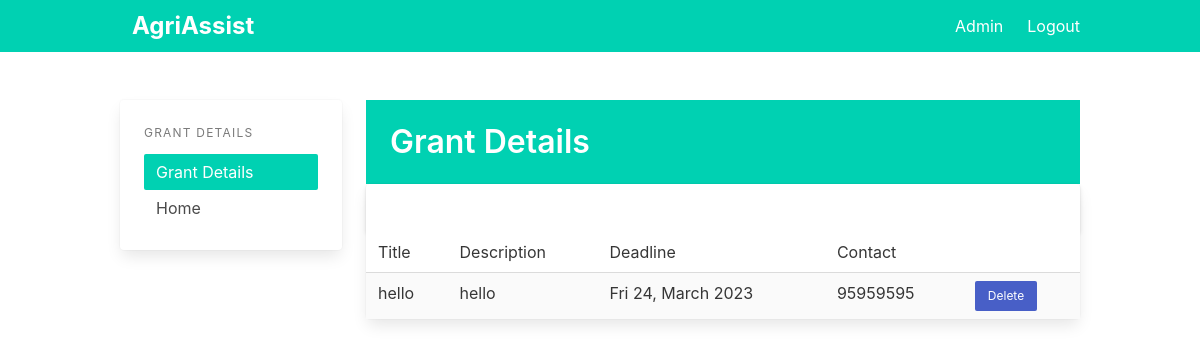
Page /grant/1 (signed in) on the earlier database version.
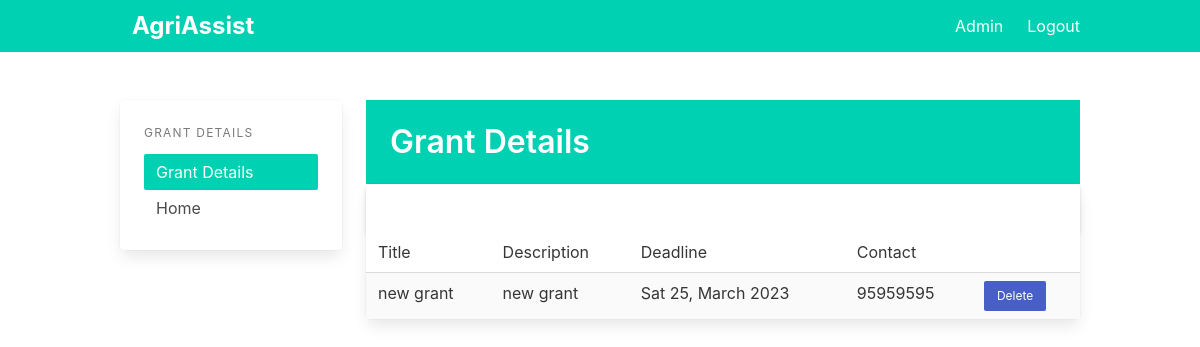
Same page on the later database version.
### app/models.py (models this page shows)
class Grant(db.Model):
    id = db.Column(db.Integer, primary_key=True)
    title = db.Column(db.String(100))
    description = db.Column(db.String)
    amount = db.Column(db.String)
    application_deadline = db.Column(db.Date)
    contact = db.Column(db.String)

### app/pages.py (the view)
@page.route('/grant/<id>', methods=['GET'])
@login_required
def view_grant(id):
    grant = Grant.query.filter_by(id=id).first_or_404()
    return render_template('view_grant.html', grant=grant)

### app/__init__.py (called while the page is built)
def create_app():
    app = Flask(__name__)
    app.config.from_pyfile('settings.py')
    app.config["FLASK_DEBUG"] = True
    app.config['SECRET_KEY'] = 'secret-key-goes-here'
    app.config['SQLALCHEMY_DATABASE_URI'] = 'sqlite:///db.sqlite'
    db.init_app(app)
    login_manager = LoginManager()
    login_manager.login_view = 'auth.login'
    login_manager.init_app(app)
    from .models import Admin
    @login_manager.user_loader
    def load_user(user_id):
        return Admin.query.get(int(user_id))
    with app.app_context():
        db.create_all()
    from .auth import auth as auth_blueprint
    app.register_blueprint(auth_blueprint)
    from .pages import page as page_blueprint
    app.register_blueprint(page_blueprint)
    from .main import main as main_blueprint
    app.register_blueprint(main_blueprint)
    return app

### app/templates/view_grant.html (shortened to what this page needs)
{% extends "base.html" %}
{% block content %}
<div class="columns">
  <div class="column is-3">
    <div class="card">
      <aside class="menu is-hidden-mobile card-content">
        <p class="menu-label">
          Grant Details
        </p>
        <ul class="menu-list">
          <li><a class="has-background-primary has-text-white">Grant Details</a></li>
          <li><a href="{{ url_for('page.index') }}">Home</a></li>
        </ul>
      </aside>
    </div>
  </div>
  <div class="column">
    <section class="hero is-primary welcome is-small">
      <div class="hero-body">
        <div class="">
          <h1 class="title">
            Grant Details
          </h1>
        </div>
      </div>
    </section>
    <div class="is-3">
      <div class="card events-card">
        <header class="card-header">
          <a href="#" class="card-header-icon" aria-label="more options">
            <span class="icon">
            </span>
          </a>
        </header>
        <div class="card-table">
          <div class="content">
            <table class="table is-fullwidth is-striped">
              <tbody>
                <tr>
                  <td>Title</td>
                  <td>Description</td>
                  <td>Deadline</td>
                  <td colspan="2">Contact</td>
                </tr>
                <tr>
                  <td>{{grant.title}}</td>
                  <td>{{grant.description}}</td>
                  <td>{{grant.application_deadline.strftime('%a %d, %B %Y')}}</td>
                  <td>{{grant.contact}}</td>
                  <td><a class="button is-link is-small"
                      href="{{ url_for('page.delete_grant', id=grant.id) }}">Delete</a>
                  </td>
                </tr>
              </tbody>
            </table>
          </div>
        </div>
      </div>
    </div>
  </div>
</div>
{% endblock %}

Differences in the rows shown:
changed Grant: title "hello" → "new grant"; description "hello" → "new grant"; application_deadline "Fri 24, March 2023" → "Sat 25, March 2023"
